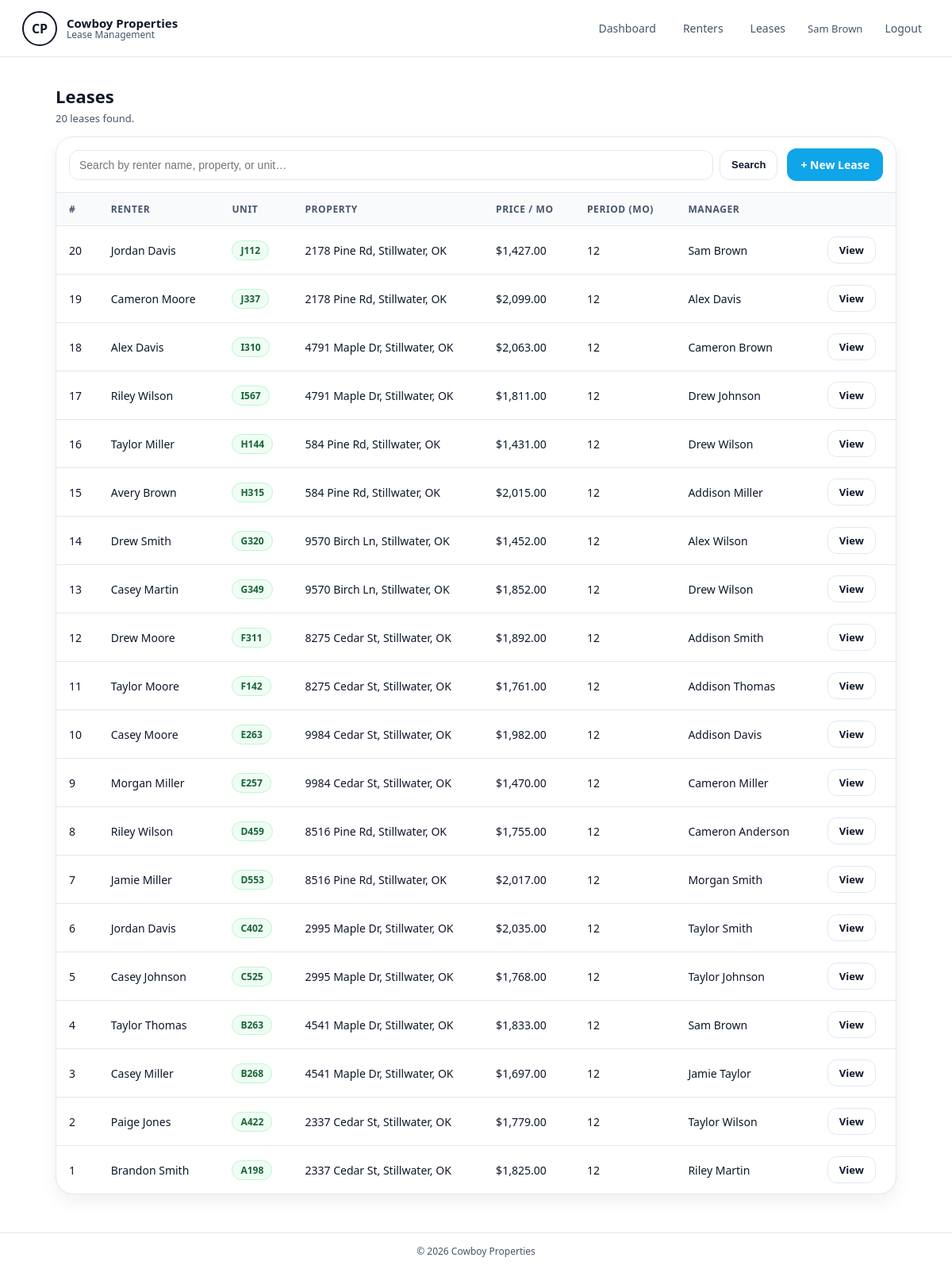
The page /Lease-CRUD/admin-leases-view.php (signed in) on the database its author committed.
### tables this page shows
CREATE TABLE IF NOT EXISTS `lease` (
  `LeaseID` int NOT NULL AUTO_INCREMENT,
  `RenterID` int NOT NULL,
  `EmpID` int NOT NULL,
  `UnitID` int NOT NULL,
  `Price` decimal(10,2) NOT NULL,
  `period` int NOT NULL,
  PRIMARY KEY (`LeaseID`),
  KEY `fk_lease_renter` (`RenterID`),
  KEY `fk_lease_employee` (`EmpID`),
  KEY `fk_lease_unit` (`UnitID`)
);

CREATE TABLE IF NOT EXISTS `renter` (
  `RenterID` int NOT NULL AUTO_INCREMENT,
  `Firstname` varchar(60) NOT NULL,
  `Lastname` varchar(60) NOT NULL,
  `email` varchar(255) NOT NULL,
  `phone` char(15) DEFAULT NULL,
  `password` varchar(255) NOT NULL,
  `role` varchar(20) NOT NULL DEFAULT 'renter',
  PRIMARY KEY (`RenterID`),
  UNIQUE KEY `email` (`email`)
);

CREATE TABLE IF NOT EXISTS `unit` (
  `UnitID` int NOT NULL AUTO_INCREMENT,
  `PropertyID` int NOT NULL,
  `Unit_number` varchar(20) NOT NULL,
  `Bed` int NOT NULL,
  `bath` int NOT NULL,
  `price` decimal(10,2) NOT NULL,
  PRIMARY KEY (`UnitID`),
  UNIQUE KEY `uq_unit_property_unitnum` (`PropertyID`,`Unit_number`)
);

CREATE TABLE IF NOT EXISTS `property` (
  `PropertyID` int NOT NULL AUTO_INCREMENT,
  `Address` varchar(255) NOT NULL,
  `ManagerEmpID` int NOT NULL,
  `Unit_Count` int NOT NULL,
  PRIMARY KEY (`PropertyID`),
  KEY `fk_property_manager` (`ManagerEmpID`)
);

CREATE TABLE IF NOT EXISTS `employee` (
  `EmpID` int NOT NULL AUTO_INCREMENT,
  `Lastname` varchar(60) NOT NULL,
  `Firstname` varchar(60) NOT NULL,
  `Position` varchar(80) NOT NULL,
  `Password` varchar(255) NOT NULL,
  `Email` varchar(255) NOT NULL,
  `phone` char(15) DEFAULT NULL,
  `role` varchar(20) NOT NULL DEFAULT 'employee',
  PRIMARY KEY (`EmpID`),
  UNIQUE KEY `Email` (`Email`)
);

### auth_check.php (called while the page is built, shortened)
<?php
function current_user(): array
{
    return [
        'id'       => $_SESSION['user_id']    ?? null,
        'name'     => $_SESSION['user_name']   ?? '',
        'email'    => $_SESSION['user_email']  ?? '',
        'role'     => $_SESSION['role']        ?? '',
        'position' => $_SESSION['position']    ?? '',
    ];
}

### Lease-CRUD/admin-leases-view.php (the view, shortened to what this page needs)
<?php
require_once __DIR__ . '/../auth_check.php';
$pdo = get_db();
$q       = trim($_GET['q'] ?? '');
$sql = "
    SELECT
        l.LeaseID,
        r.Firstname   AS RenterFirst,
        r.Lastname    AS RenterLast,
        u.Unit_number,
        p.Address     AS PropertyAddress,
        l.Price,
        l.period,
        e.Firstname   AS EmpFirst,
        e.Lastname    AS EmpLast,
        e.Position
    FROM lease l
    JOIN renter   r ON l.RenterID  = r.RenterID
    JOIN unit     u ON l.UnitID    = u.UnitID
    JOIN property p ON u.PropertyID = p.PropertyID
    JOIN employee e ON l.EmpID     = e.EmpID
";
if ($q !== '') {
    $sql .= " WHERE r.Firstname LIKE :q
               OR r.Lastname  LIKE :q
               OR p.Address   LIKE :q
               OR u.Unit_number LIKE :q";
    $sql .= " ORDER BY l.LeaseID DESC";
    $stmt = $pdo->prepare($sql);
    $stmt->execute([':q' => "%$q%"]);
} else {
    $sql .= " ORDER BY l.LeaseID DESC";
    $stmt = $pdo->query($sql);
}
$leases = $stmt->fetchAll();
$user   = current_user();
?>
<!DOCTYPE html>
<html lang="en">
<head>
</head>
<body>
<div class="page">
    <header class="navbar">
        <a class="brand" href="../Pages/adminhome.php">
            <div class="logo">CP</div>
            <div class="brand-text">
                <strong>Cowboy Properties</strong>
                <span>Lease Management</span>
            </div>
        </a>
        <nav class="nav-links">
            <a href="../Pages/adminhome.php">Dashboard</a>
            <a href="../Pages/admin-renters-view.php">Renters</a>
            <a href="admin-leases-view.php">Leases</a>
            <span class="nav-user"><?php echo htmlspecialchars($user['name']); ?></span>
            <a href="../logout.php">Logout</a>
        </nav>
    </header>
    <main>
        <div class="wrap">
            <div class="title-row">
                <div>
                    <h1>Leases</h1>
                    <p class="subtitle"><?php echo count($leases); ?> lease<?php echo count($leases) !== 1 ? 's' : ''; ?> found.</p>
                </div>
            </div>
            <div class="panel">
                <div class="panel-header">
                    <form class="search-form" method="GET">
                        <input name="q" type="text" placeholder="Search by renter name, property, or unit…"
                               value="<?php echo htmlspecialchars($q); ?>" />
                        <button class="btn btn-outline btn-sm" type="submit">Search</button>
                    </form>
                    <a class="btn" href="admin-lease-add.php">+ New Lease</a>
                </div>
                <?php if (empty($leases)): ?>
                    <div class="empty">No leases found. Click <strong>+ New Lease</strong> to create one.</div>
                <?php else: ?>
                    <table>
                        <thead>
                            <tr>
                                <th>#</th>
                                <th>Renter</th>
                                <th>Unit</th>
                                <th>Property</th>
                                <th>Price / mo</th>
                                <th>Period (mo)</th>
                                <th>Manager</th>
                                <th></th>
                            </tr>
                        </thead>
                        <tbody>
                            <?php foreach ($leases as $l): ?>
                                <tr>
                                    <td><?php echo (int)$l['LeaseID']; ?></td>
                                    <td><?php echo htmlspecialchars($l['RenterFirst'] . ' ' . $l['RenterLast']); ?></td>
                                    <td><span class="badge"><?php echo htmlspecialchars($l['Unit_number']); ?></span></td>
                                    <td><?php echo htmlspecialchars($l['PropertyAddress']); ?></td>
                                    <td>$<?php echo number_format((float)$l['Price'], 2); ?></td>
                                    <td><?php echo (int)$l['period']; ?></td>
                                    <td><?php echo htmlspecialchars($l['EmpFirst'] . ' ' . $l['EmpLast']); ?></td>
                                    <td>
                                        <a class="btn btn-outline btn-sm" href="admin-lease-details.php?id=<?php echo (int)$l['LeaseID']; ?>">View</a>
                                    </td>
                                </tr>
                            <?php endforeach; ?>
                        </tbody>
                    </table>
                <?php endif; ?>
            </div>
        </div>
    </main>
    <footer>&copy; <?php echo date("Y"); ?> Cowboy Properties</footer>
</div>
</body>
</html>

### Lease-CRUD/admin-leases-view.php (style rules this page uses)
:root { --bg:#fff; --text:#0f172a; --muted:#475569; --border:#e2e8f0; --brand:#0ea5e9; --brand-dark:#0284c7; --soft:#f8fafc; }
* { box-sizing:border-box; }
body { margin:0; font-family:system-ui,-apple-system,Segoe UI,Roboto,sans-serif; background:var(--bg); color:var(--text); }
.page { min-height:100vh; display:flex; flex-direction:column; }
.navbar { height:72px; display:flex; align-items:center; justify-content:space-between; padding:0 28px; border-bottom:1px solid var(--border); background:#fff; position:sticky; top:0; z-index:10; }
.brand { display:flex; align-items:center; gap:12px; text-decoration:none; color:inherit; }
.logo { width:44px; height:44px; border-radius:999px; border:2px solid #0f172a; display:grid; place-items:center; font-weight:700; }
.brand-text { display:flex; flex-direction:column; line-height:1.1; }
.brand-text strong { font-size:15px; }
.brand-text span { font-size:12px; color:var(--muted); }
.nav-links { display:flex; align-items:center; gap:14px; }
.nav-links a { text-decoration:none; color:var(--muted); font-size:14px; padding:8px 10px; border-radius:10px; }
.nav-user { font-size:13px; color:var(--muted); padding:0 4px; }
main { flex:1; padding:34px 16px 48px; display:flex; justify-content:center; }
.wrap { width:min(1060px,92vw); }
.title-row { display:flex; align-items:flex-end; justify-content:space-between; gap:12px; margin-bottom:14px; }
h1 { margin:0; font-size:22px; }
.subtitle { margin:4px 0 0; color:var(--muted); font-size:13px; }
.panel { border:1px solid var(--border); border-radius:22px; background:#fff; box-shadow:0 10px 22px rgba(15,23,42,.06); overflow:hidden; }
.panel-header { display:flex; align-items:center; gap:12px; padding:14px 16px; border-bottom:1px solid var(--border); }
.search-form { flex:1; display:flex; gap:8px; }
.search-form input { flex:1; padding:10px 12px; border-radius:12px; border:1px solid var(--border); font-size:14px; outline:none; }
.btn { display:inline-flex; align-items:center; justify-content:center; padding:10px 16px; border-radius:12px; border:1px solid transparent; background:var(--brand); color:#fff; font-weight:700; font-size:14px; text-decoration:none; cursor:pointer; transition:background .12s, transform .12s; white-space:nowrap; }
.btn-sm { padding:7px 14px; font-size:13px; min-width:auto; }
.btn-outline { background:#fff; color:var(--text); border-color:var(--border); }
table { width:100%; border-collapse:collapse; }
thead th { padding:12px 16px; text-align:left; font-size:12px; font-weight:700; color:var(--muted); text-transform:uppercase; letter-spacing:.05em; border-bottom:1px solid var(--border); background:var(--soft); }
tbody td { padding:13px 16px; font-size:14px; border-bottom:1px solid var(--border); vertical-align:middle; }
tbody tr:last-child td { border-bottom:none; }
.badge { display:inline-block; padding:3px 10px; border-radius:999px; font-size:12px; font-weight:600; background:#f0fdf4; color:#166534; border:1px solid #bbf7d0; }
footer { border-top:1px solid var(--border); padding:14px; text-align:center; font-size:12px; color:var(--muted); }

### rows shown on the page
lease: LeaseID "20", RenterID.Lastname "Jordan Davis", UnitID.Unit_number "J112", property.Address "2178 Pine Rd, Stillwater, OK", Price "1,427.00", period "12", EmpID.Lastname "Sam Brown"
lease: LeaseID "19", RenterID.Lastname "Cameron Moore", UnitID.Unit_number "J337", property.Address "2178 Pine Rd, Stillwater, OK", Price "2,099.00", period "12", EmpID.Lastname "Alex Davis"
lease: LeaseID "18", RenterID.Lastname "Alex Davis", UnitID.Unit_number "I310", property.Address "4791 Maple Dr, Stillwater, OK", Price "2,063.00", period "12", EmpID.Lastname "Cameron Brown"
lease: LeaseID "17", RenterID.Lastname "Riley Wilson", UnitID.Unit_number "I567", property.Address "4791 Maple Dr, Stillwater, OK", Price "1,811.00", period "12", EmpID.Lastname "Drew Johnson"
lease: LeaseID "16", RenterID.Lastname "Taylor Miller", UnitID.Unit_number "H144", property.Address "584 Pine Rd, Stillwater, OK", Price "1,431.00", period "12", EmpID.Lastname "Drew Wilson"
lease: LeaseID "15", RenterID.Lastname "Avery Brown", UnitID.Unit_number "H315", property.Address "584 Pine Rd, Stillwater, OK", Price "2,015.00", period "12", EmpID.Lastname "Addison Miller"
lease: LeaseID "14", RenterID.Lastname "Drew Smith", UnitID.Unit_number "G320", property.Address "9570 Birch Ln, Stillwater, OK", Price "1,452.00", period "12", EmpID.Lastname "Alex Wilson"
lease: LeaseID "13", RenterID.Lastname "Casey Martin", UnitID.Unit_number "G349", property.Address "9570 Birch Ln, Stillwater, OK", Price "1,852.00", period "12", EmpID.Lastname "Drew Wilson"
lease: LeaseID "12", RenterID.Lastname "Drew Moore", UnitID.Unit_number "F311", property.Address "8275 Cedar St, Stillwater, OK", Price "1,892.00", period "12", EmpID.Lastname "Addison Smith"
lease: LeaseID "11", RenterID.Lastname "Taylor Moore", UnitID.Unit_number "F142", property.Address "8275 Cedar St, Stillwater, OK", Price "1,761.00", period "12", EmpID.Lastname "Addison Thomas"
lease: LeaseID "10", RenterID.Lastname "Casey Moore", UnitID.Unit_number "E263", property.Address "9984 Cedar St, Stillwater, OK", Price "1,982.00", period "12", EmpID.Lastname "Addison Davis"
lease: LeaseID "9", RenterID.Lastname "Morgan Miller", UnitID.Unit_number "E257", property.Address "9984 Cedar St, Stillwater, OK", Price "1,470.00", period "12", EmpID.Lastname "Cameron Miller"
lease: LeaseID "8", RenterID.Lastname "Riley Wilson", UnitID.Unit_number "D459", property.Address "8516 Pine Rd, Stillwater, OK", Price "1,755.00", period "12", EmpID.Lastname "Cameron Anderson"
lease: LeaseID "7", RenterID.Lastname "Jamie Miller", UnitID.Unit_number "D553", property.Address "8516 Pine Rd, Stillwater, OK", Price "2,017.00", period "12", EmpID.Lastname "Morgan Smith"
lease: LeaseID "6", RenterID.Lastname "Jordan Davis", UnitID.Unit_number "C402", property.Address "2995 Maple Dr, Stillwater, OK", Price "2,035.00", period "12", EmpID.Lastname "Taylor Smith"
lease: LeaseID "5", RenterID.Lastname "Casey Johnson", UnitID.Unit_number "C525", property.Address "2995 Maple Dr, Stillwater, OK", Price "1,768.00", period "12", EmpID.Lastname "Taylor Johnson"
lease: LeaseID "4", RenterID.Lastname "Taylor Thomas", UnitID.Unit_number "B263", property.Address "4541 Maple Dr, Stillwater, OK", Price "1,833.00", period "12", EmpID.Lastname "Sam Brown"
lease: LeaseID "3", RenterID.Lastname "Casey Miller", UnitID.Unit_number "B268", property.Address "4541 Maple Dr, Stillwater, OK", Price "1,697.00", period "12", EmpID.Lastname "Jamie Taylor"
lease: LeaseID "2", RenterID.Lastname "Paige Jones", UnitID.Unit_number "A422", property.Address "2337 Cedar St, Stillwater, OK", Price "1,779.00", period "12", EmpID.Lastname "Taylor Wilson"
lease: LeaseID "1", RenterID.Lastname "Brandon Smith", UnitID.Unit_number "A198", property.Address "2337 Cedar St, Stillwater, OK", Price "1,825.00", period "12", EmpID.Lastname "Riley Martin"

### other values the page prints
$user['name'] "Sam Brown"
count($leases) "20"
